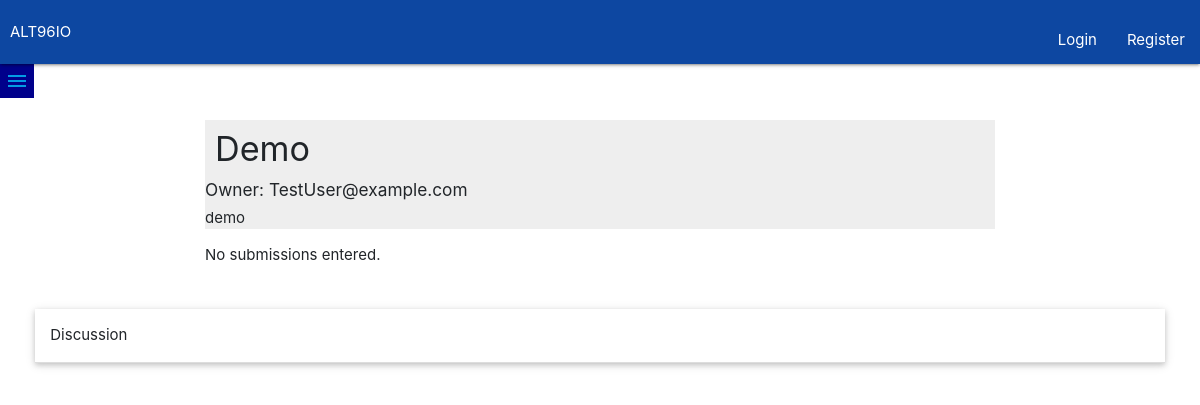
/report/demo/submissions, run on the app's committed database.
### report/models.py (models this page shows, shortened)
class Docname(models.Model):
    doc_name = models.CharField(max_length=50)
    doc_text = models.TextField(max_length=250, blank=True)
    doc_creator = models.ForeignKey(Member, on_delete=models.PROTECT)
    input_date = models.DateTimeField(default=timezone.now)
    page_slug = models.SlugField()
    owner = models.ManyToManyField(Member, blank=True, related_name='doc_owner')
    contributor = models.ManyToManyField(Member, blank=True, related_name='doc_contributor')

### accounts/models.py (models this page shows, shortened)
class Member(AbstractBaseUser):
    email       = models.EmailField(max_length=255, unique=True)
    active      = models.BooleanField(default=True) # can login
    staff       = models.BooleanField(default=False) # can create documents
    admin       = models.BooleanField(default=False) # can create/modify    member accounts
    confirm     = models.BooleanField(default=False)  # confirmed email
    USERNAME_FIELD = 'email'
    REQUIRED_FIELDS = []
    objects = MemberManager()
    def __str__(self):
        return self.email

### report/views.py (the view)
# urls.py: path('<page_slug>/submissions', views.submissions, name='submissions'),
def submissions(request, page_slug):
    doc = get_object_or_404(Docname, page_slug=page_slug)
    latest_task_list = Taskname.objects.filter(docname__page_slug=page_slug).order_by('-input_date')[:100]
    return render(request, 'report/submissions.html', {'page_slug': page_slug, 'doc': doc, 'latest_task_list': latest_task_list})

### report/templates/report/submissions.html (shortened to what this page needs)
{% extends "report/base.html" %}
{% block content %}
<a href="#" data-target="slideout-filter" class="sidenav-trigger"><i class="material-icons">menu</i></a>
<div class="row">
    <div class="col s12 m6 l6">
    <div id="logged">
        <div class="grey lighten-3">
            <h4> {{ doc.doc_name }} </h4>
            <h6>Owner: {{ doc.doc_creator }}</h6>
            <div>
                <p>
                    {{ doc.doc_text }}
                </p>
            </div>
        </div>
{% if latest_task_list %}
    <form action="" name="TaskForm" method="POST">
            {% csrf_token %}
    <table class="table table-bordered highlight responsive-table">
        <thead>
            <th>Section</th>
            <th>Content</th>
            <th>Member</th>
            <th>Hours</th>
            <th>Date Created</th>
        </thead>
        <tbody id="content_table">
        {% for lists in latest_task_list %}
            <tr>
                <td>
                    <label>
                        <input type="checkbox" value="{{lists.pk}}" name="tasks">
                        <span>{{ lists.task_name }}</span>
                    </label>
                </td>
                <td>{{ lists.task_text }}</td>
                <td>{{ lists.input_contributor }}</td>
                <td><center>{{ lists.hours_worked }}</center></td>
                <td>{{ lists.input_date|date:"F j, Y" }}</td>
                <td><a href="{% url 'report:edit' page_slug lists.pk %}"><center>Edit</center></a></td>
            </tr>
        {% endfor %}
        </tbody>
    </table>
    <button class="waves-effect waves-light btn" type="submit" name="delete" formaction="{% url 'report:delete' page_slug %}">Delete</button>
    <a class="waves-effect waves-light btn" href="{% url 'report:input' page_slug %}">Add Task</a>
    </form>
{% else %}
    <p>No submissions entered.</p>
{% endif %}
    </div>
</div>
</div>
<div class="row">
    <div class="col s12, m3, l3">
        <ul class="collapsible popout">
            <li>
                <div class="collapsible-header">Discussion</div>
            </li>
        </ul>
    </div>
</div>
{% endblock %}

### report/static/report/base.css (style rules this page uses)
body { margin: 0; padding: 0; }
i { background-color: darkblue; padding: 5px; }
#logged { width: 500px; }
#logged h4 { padding: 10px 0px 0px 10px; margin-top: 20px; }
@media screen and (min-width: 600px) { #logged { width: 500px; margin: auto; } }
@media screen and (min-width: 798px) { #logged { width: 790px; margin: auto; } }

### data on the page
Docname: doc_name "Demo", doc_creator "TestUser@example.com", doc_text "demo"
